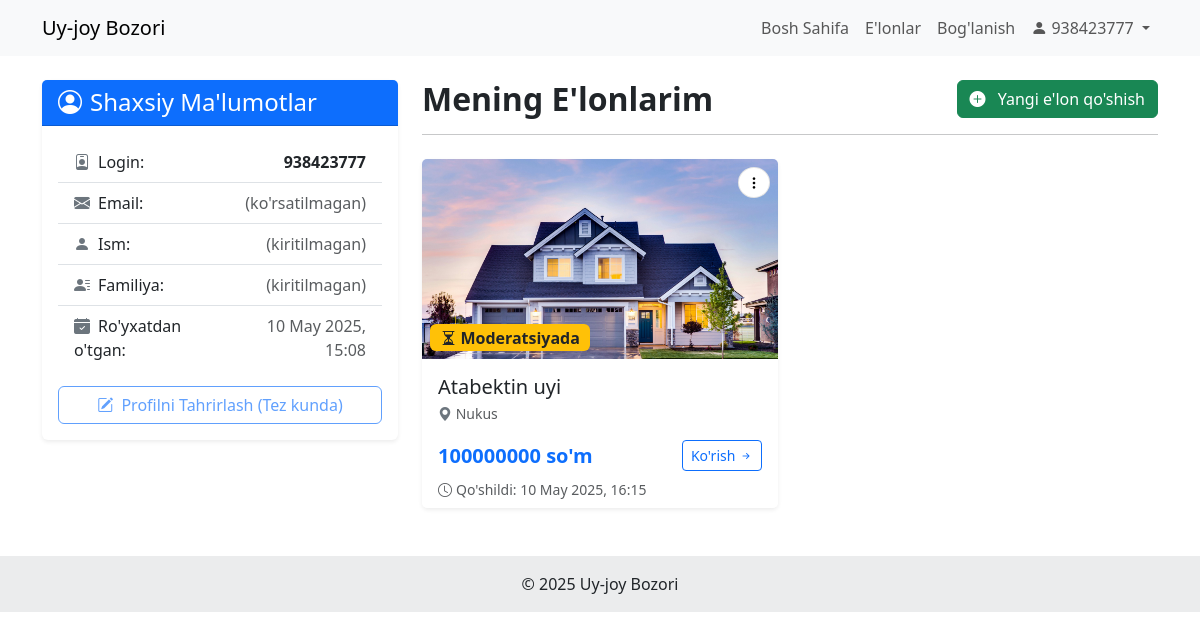
Screenshot of /kabinet/ (signed in) with the database file from the repository.
### AltinGiltApp/models.py (models this page shows, shortened)
class Elon(models.Model):
    nomi = models.CharField(max_length=200)
    joylashuvi = models.CharField(max_length=100)
    class ElonTuri(models.TextChoices):
        UY = 'Uy', 'Uy'
        KVARTIRA = 'Kvartira', 'Kvartira'
        YER = 'Yer', 'Yer'
    turi = models.CharField(
        max_length=10,
        choices=ElonTuri.choices,
        default=ElonTuri.UY  # Standart qiymat (ixtiyoriy)
    )
    narxi = models.PositiveIntegerField() # Narx manfiy bo'lmasligi uchun
    batafsil = models.TextField()
    user = models.ForeignKey(User, on_delete=models.CASCADE, related_name='elonlar')
    created_at = models.DateTimeField(auto_now_add=True)
    updated_at = models.DateTimeField(auto_now=True)
    class StatusChoices(models.TextChoices):
        PENDING = 'PENDING', _('Moderatsiyada')
        APPROVED = 'APPROVED', _('Tasdiqlangan')
        REJECTED = 'REJECTED', _('Rad etilgan')
        DRAFT = 'DRAFT', _('Qoralama') # Agar kerak bo'lsa
    status = models.CharField(
        max_length=10,
        choices=StatusChoices.choices,
        default=StatusChoices.PENDING,
        db_index=True # Status bo'yicha tez-tez filter qilinadi
    )
    moderation_notes = models.TextField(
        blank=True, null=True, # Faqat rad etilganda to'ldiriladi
        verbose_name=_("Moderator izohi (rad etish sababi)")
    )
    class Meta:
        ordering = ['-created_at']

class Rasm(models.Model):
    image = models.ImageField(upload_to=elon_rasm_path)
    elon = models.ForeignKey(Elon, on_delete=models.CASCADE, related_name='rasmlar')

### AltinGiltApp/views.py (the view)
# urls.py: path('kabinet/', views.shaxsiy_kabinet, name='shaxsiy_kabinet'),
@login_required
def shaxsiy_kabinet(request):
    elonlar = Elon.objects.filter(user=request.user).order_by('-created_at')
    context = {
        'elonlar': elonlar,
        'user': request.user,
        'ElonStatusChoices': Elon.StatusChoices # Statuslarni shablonda taqqoslash uchun
    }
    return render(request, 'altingiltapp/shaxsiy_kabinet.html', context)

### templates/altingiltapp/shaxsiy_kabinet.html (shortened to what this page needs)
{% extends "altingiltapp/base.html" %}
{% load static %}
{% block content %}
<div class="container mt-4 mb-5">
    <div class="row g-4">
        <div class="col-lg-4">
            <div class="card shadow-sm border-0 sticky-lg-top" style="top: 20px;">
                <div class="card-header bg-primary text-white">
                    <h4 class="mb-0"><i class="bi bi-person-circle me-2"></i>Shaxsiy Ma'lumotlar</h4>
                </div>
                <div class="card-body">
                    <ul class="list-group list-group-flush">
                        <li class="list-group-item d-flex justify-content-between align-items-center">
                            <span><i class="bi bi-person-badge me-2 text-secondary"></i>Login:</span>
                            <strong class="text-end">{{ user.username }}</strong>
                        </li>
                        <li class="list-group-item d-flex justify-content-between align-items-center">
                           <span><i class="bi bi-envelope-fill me-2 text-secondary"></i>Email:</span>
                           <span class="text-end text-muted">{{ user.email|default:"(ko'rsatilmagan)" }}</span>
                        </li>
                        <li class="list-group-item d-flex justify-content-between align-items-center">
                            <span><i class="bi bi-person-fill me-2 text-secondary"></i>Ism:</span>
                            <span class="text-end text-muted">{{ user.first_name|default:"(kiritilmagan)" }}</span>
                        </li>
                         <li class="list-group-item d-flex justify-content-between align-items-center">
                            <span><i class="bi bi-person-lines-fill me-2 text-secondary"></i>Familiya:</span>
                            <span class="text-end text-muted">{{ user.last_name|default:"(kiritilmagan)" }}</span>
                        </li>
                        <li class="list-group-item d-flex justify-content-between align-items-center">
                            <span><i class="bi bi-calendar-check-fill me-2 text-secondary"></i>Ro'yxatdan o'tgan:</span>
                            <span class="text-end text-muted">{{ user.date_joined|date:"d M Y, H:i" }}</span>
                        </li>
                    </ul>
                     <div class="mt-3 d-grid">
                        <a href="#" class="btn btn-outline-primary disabled">
                             <i class="bi bi-pencil-square me-1"></i> Profilni Tahrirlash (Tez kunda)
                        </a>
                     </div>
                </div>
            </div>
        </div>
        <div class="col-lg-8">
            <div class="d-flex justify-content-between align-items-center mb-3">
                 <h2 class="fw-bold mb-0">Mening E'lonlarim</h2>
                 <a href="{% url 'AltinGiltApp:elon_create' %}" class="btn btn-success">
                    <i class="bi bi-plus-circle-fill me-2"></i> Yangi e'lon qo'shish
                 </a>
            </div>
            <hr class="mb-4">
            {% if elonlar %}
                <div class="row row-cols-1 row-cols-md-2 g-4">
                    {% for elon in elonlar %}
                    <div class="col">
                        <div class="card h-100 shadow-sm border-0 listing-card position-relative">
                            <div class="position-absolute top-0 end-0 m-2" style="z-index: 10;">
                                <div class="dropdown">
                                    <button class="btn btn-sm btn-light bg-white rounded-circle" type="button" id="dropdownMenuButton{{ elon.id }}" data-bs-toggle="dropdown" aria-expanded="false">
                                        <i class="bi bi-three-dots-vertical"></i>
                                    </button>
                                </div>
                            </div>
                            <div class="position-relative">
                                {% if elon.rasmlar.all %}
                                    {% with first_rasm=elon.rasmlar.first %}
                                        {% if first_rasm %}
                                        <img src="{{ first_rasm.image.url }}" alt="{{ elon.nomi }} rasmi" class="card-img-top" style="height: 200px; object-fit: cover;">
                                        {% else %}
                                        <img src="{% static 'images/placeholder.png' %}" alt="Rasm yo'q" class="card-img-top" style="height: 200px; object-fit: cover;">
                                        {% endif %}
                                    {% endwith %}
                                {% else %}
                                     <img src="{% static 'images/placeholder.png' %}" alt="Rasm yo'q" class="card-img-top" style="height: 200px; object-fit: cover;">
                                {% endif %}
                                {% if elon.status == ElonStatusChoices.PENDING %}
                                    <span class="badge bg-warning text-dark position-absolute bottom-0 start-0 ms-2 mb-2 fs-6" data-bs-toggle="tooltip" title="Bu e'lon moderator tomonidan ko'rib chiqilmoqda">
                                        <i class="bi bi-hourglass-split me-1"></i>{{ elon.get_status_display }}
                                    </span>
                                {% elif elon.status == ElonStatusChoices.APPROVED %}
                                    <span class="badge bg-success position-absolute bottom-0 start-0 ms-2 mb-2 fs-6" data-bs-toggle="tooltip" title="Bu e'lon tasdiqlangan va saytda ko'rsatilmoqda">
                                        <i class="bi bi-check-circle-fill me-1"></i>{{ elon.get_status_display }}
                                    </span>
                                {% elif elon.status == ElonStatusChoices.REJECTED %}
                                    <span class="badge bg-danger position-absolute bottom-0 start-0 ms-2 mb-2 fs-6" data-bs-toggle="tooltip" title="Bu e'lon rad etilgan. Sababini ko'rish uchun 'Ko'rish' tugmasini bosing yoki tahrirlang.">
                                        <i class="bi bi-x-octagon-fill me-1"></i>{{ elon.get_status_display }}
                                    </span>
                                {% endif %}
                            </div>
                            <div class="card-body d-flex flex-column pb-2">
                                <h5 class="card-title mb-1">{{ elon.nomi }}</h5>
                                <p class="text-muted small mb-2">
                                    <i class="bi bi-geo-alt-fill text-secondary"></i> {{ elon.joylashuvi }}
                                </p>
                                <div class="d-flex justify-content-between align-items-center mt-auto pt-2">
                                    <h5 class="text-primary fw-bold mb-0">{{ elon.narxi }} so'm</h5>
                                    <a href="{% url 'AltinGiltApp:elon_detail' elon.id %}" class="btn btn-outline-primary btn-sm stretched-link">
                                        Ko'rish <i class="bi bi-arrow-right-short"></i>
                                    </a>
                                </div>
                            </div>
                            <div class="card-footer bg-white border-top-0 text-muted small pt-0">
                               <i class="bi bi-clock me-1"></i>Qo'shildi: {{ elon.created_at|date:"d M Y, H:i" }}
                            </div>
                        </div>
                    </div>
                    {% endfor %}
                </div>
            {% endif %}
        </div>
    </div>
</div>
{% endblock %}

### templates/altingiltapp/base.html (shortened to what this page needs)
{% load static %}
<!DOCTYPE html>
<html lang="uz">
<head>
    <link href="https://cdn.jsdelivr.net/npm/bootstrap@5.3.0/dist/css/bootstrap.min.css" rel="stylesheet">
    <link rel="stylesheet" href="https://cdn.jsdelivr.net/npm/bootstrap-icons@1.11.3/font/bootstrap-icons.min.css">
    <link rel="stylesheet" href="{% static 'css/style.css' %}">
</head>
<body>
    {% include "altingiltapp/navbar.html" %}
    {% block content %}
    {% endblock %}
    <footer class="bg-light text-center text-lg-start">
      <div class="text-center p-3" style="background-color: rgba(0, 0, 0, 0.05);">
        © {% now "Y" %} Uy-joy Bozori
      </div>
    </footer>
</body>
</html>

### templates/altingiltapp/navbar.html (shortened to what this page needs)
<nav class="navbar navbar-expand-lg navbar-light bg-light">
    <div class="container">
        <a class="navbar-brand" href="{% url 'AltinGiltApp:bosh_sahifa' %}">Uy-joy Bozori</a>
        <div class="collapse navbar-collapse" id="navbarNav">
            <ul class="navbar-nav ms-auto">
                <li class="nav-item">
                    <a class="nav-link {% if request.resolver_match.url_name == 'bosh_sahifa' %}active{% endif %}" aria-current="page" href="{% url 'AltinGiltApp:bosh_sahifa' %}">Bosh Sahifa</a>
                </li>
                <li class="nav-item">
                    <a class="nav-link {% if request.resolver_match.url_name == 'elonlar_list' %}active{% endif %}" href="{% url 'AltinGiltApp:elonlar_list' %}">E'lonlar</a>
                </li>
                <li class="nav-item">
                    <a class="nav-link" href="#">Bog'lanish</a>
                </li>
                {% if user.is_authenticated %}
                <li class="nav-item dropdown">
                    <span class="nav-link dropdown-toggle" style="cursor: pointer;" data-bs-toggle="dropdown" aria-expanded="false">
                        <i class="bi bi-person-fill"></i>
                        {{ user.username }}
                    </span>
                </li>
                {% endif %}
            </ul>
        </div>
    </div>
</nav>

### templates/altingiltapp/shaxsiy_kabinet.html (style rules this page uses)
.listing-card { transition: transform 0.2s ease-in-out, box-shadow 0.2s ease-in-out; }
.listing-card .btn-light { --bs-btn-bg: rgba(255, 255, 255, 0.8); --bs-btn-border-color: rgba(0, 0, 0, 0.1); --bs-btn-hover-bg: rgba(255, 255, 255, 1); }

### rows the page displays
Elon: rasmlar.first.image (picture), status "Moderatsiyada", nomi "Atabektin uyi", joylashuvi "Nukus", narxi "100000000", created_at "10 May 2025, 16:15"

### other values shown
{{ user.username }} "938423777"
{{ user.email|default:"(ko'rsatilmagan)" }} "(ko'rsatilmagan)"
{{ user.first_name|default:"(kiritilmagan)" }} "(kiritilmagan)"
{{ user.last_name|default:"(kiritilmagan)" }} "(kiritilmagan)"
{{ user.date_joined|date:"d M Y, H:i" }} "10 May 2025, 15:08"
